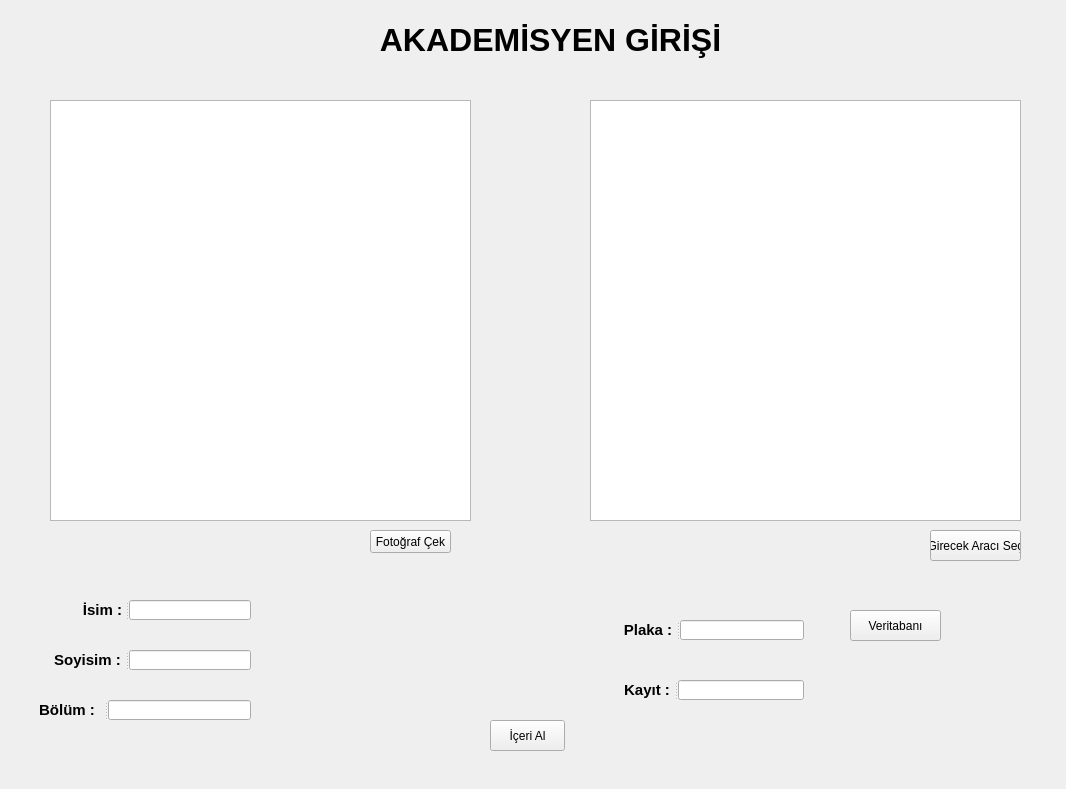
<?xml version="1.0" encoding="UTF-8"?>
<ui version="4.0">
 <class>Form</class>
 <widget class="QWidget" name="Form">
  <property name="geometry">
   <rect>
    <x>0</x>
    <y>0</y>
    <width>1066</width>
    <height>789</height>
   </rect>
  </property>
  <property name="windowTitle">
   <string>Form</string>
  </property>
  <widget class="QLabel" name="label">
   <property name="geometry">
    <rect>
     <x>-10</x>
     <y>-10</y>
     <width>1121</width>
     <height>821</height>
    </rect>
   </property>
   <property name="text">
    <string/>
   </property>
   <property name="pixmap">
    <pixmap>Adsız.png</pixmap>
   </property>
   <property name="scaledContents">
    <bool>true</bool>
   </property>
  </widget>
  <widget class="QPushButton" name="aracsec">
   <property name="geometry">
    <rect>
     <x>930</x>
     <y>530</y>
     <width>91</width>
     <height>31</height>
    </rect>
   </property>
   <property name="text">
    <string>Girecek Aracı Seç</string>
   </property>
  </widget>
  <widget class="QGraphicsView" name="aracgoruntu">
   <property name="geometry">
    <rect>
     <x>590</x>
     <y>100</y>
     <width>431</width>
     <height>421</height>
    </rect>
   </property>
  </widget>
  <widget class="QGraphicsView" name="goruntu">
   <property name="geometry">
    <rect>
     <x>50</x>
     <y>100</y>
     <width>421</width>
     <height>421</height>
    </rect>
   </property>
  </widget>
  <widget class="QPushButton" name="fotografcek">
   <property name="geometry">
    <rect>
     <x>370</x>
     <y>530</y>
     <width>81</width>
     <height>23</height>
    </rect>
   </property>
   <property name="text">
    <string>Fotoğraf Çek</string>
   </property>
  </widget>
  <widget class="QLabel" name="label_7">
   <property name="geometry">
    <rect>
     <x>360</x>
     <y>20</y>
     <width>381</width>
     <height>41</height>
    </rect>
   </property>
   <property name="text">
    <string>&lt;html&gt;&lt;head/&gt;&lt;body&gt;&lt;p align=&quot;center&quot;&gt;&lt;span style=&quot; font-size:24pt; font-weight:600;&quot;&gt;AKADEMİSYEN GİRİŞİ&lt;/span&gt;&lt;/p&gt;&lt;/body&gt;&lt;/html&gt;</string>
   </property>
  </widget>
  <widget class="QSplitter" name="splitter_3">
   <property name="geometry">
    <rect>
     <x>80</x>
     <y>600</y>
     <width>171</width>
     <height>20</height>
    </rect>
   </property>
   <property name="orientation">
    <enum>Qt::Horizontal</enum>
   </property>
   <widget class="QLabel" name="label_4">
    <property name="text">
     <string>&lt;html&gt;&lt;head/&gt;&lt;body&gt;&lt;p align=&quot;center&quot;&gt;&lt;span style=&quot; font-size:11pt; font-weight:600;&quot;&gt;İsim :&lt;/span&gt;&lt;/p&gt;&lt;/body&gt;&lt;/html&gt;</string>
    </property>
   </widget>
   <widget class="QLineEdit" name="isim"/>
  </widget>
  <widget class="QSplitter" name="splitter_4">
   <property name="geometry">
    <rect>
     <x>50</x>
     <y>650</y>
     <width>201</width>
     <height>20</height>
    </rect>
   </property>
   <property name="orientation">
    <enum>Qt::Horizontal</enum>
   </property>
   <widget class="QLabel" name="label_5">
    <property name="text">
     <string>&lt;html&gt;&lt;head/&gt;&lt;body&gt;&lt;p align=&quot;center&quot;&gt;&lt;span style=&quot; font-size:11pt; font-weight:600;&quot;&gt;Soyisim :&lt;/span&gt;&lt;/p&gt;&lt;/body&gt;&lt;/html&gt;</string>
    </property>
   </widget>
   <widget class="QLineEdit" name="soyisim"/>
  </widget>
  <widget class="QSplitter" name="splitter_5">
   <property name="geometry">
    <rect>
     <x>30</x>
     <y>700</y>
     <width>221</width>
     <height>20</height>
    </rect>
   </property>
   <property name="orientation">
    <enum>Qt::Horizontal</enum>
   </property>
   <widget class="QLabel" name="label_6">
    <property name="text">
     <string>&lt;html&gt;&lt;head/&gt;&lt;body&gt;&lt;p align=&quot;center&quot;&gt;&lt;span style=&quot; font-size:11pt; font-weight:600;&quot;&gt;Bölüm :&lt;/span&gt;&lt;/p&gt;&lt;/body&gt;&lt;/html&gt;</string>
    </property>
   </widget>
   <widget class="QLineEdit" name="bolum"/>
  </widget>
  <widget class="QSplitter" name="splitter">
   <property name="geometry">
    <rect>
     <x>620</x>
     <y>620</y>
     <width>184</width>
     <height>20</height>
    </rect>
   </property>
   <property name="orientation">
    <enum>Qt::Horizontal</enum>
   </property>
   <widget class="QLabel" name="label_2">
    <property name="text">
     <string>&lt;html&gt;&lt;head/&gt;&lt;body&gt;&lt;p align=&quot;center&quot;&gt;&lt;span style=&quot; font-size:11pt; font-weight:600;&quot;&gt;Plaka :&lt;/span&gt;&lt;/p&gt;&lt;/body&gt;&lt;/html&gt;</string>
    </property>
   </widget>
   <widget class="QLineEdit" name="plaka"/>
  </widget>
  <widget class="QSplitter" name="splitter_2">
   <property name="geometry">
    <rect>
     <x>620</x>
     <y>680</y>
     <width>184</width>
     <height>20</height>
    </rect>
   </property>
   <property name="orientation">
    <enum>Qt::Horizontal</enum>
   </property>
   <widget class="QLabel" name="label_3">
    <property name="text">
     <string>&lt;html&gt;&lt;head/&gt;&lt;body&gt;&lt;p align=&quot;center&quot;&gt;&lt;span style=&quot; font-size:11pt; font-weight:600;&quot;&gt;Kayıt :&lt;/span&gt;&lt;/p&gt;&lt;/body&gt;&lt;/html&gt;</string>
    </property>
   </widget>
   <widget class="QLineEdit" name="kayit"/>
  </widget>
  <widget class="QPushButton" name="veritabani">
   <property name="geometry">
    <rect>
     <x>850</x>
     <y>610</y>
     <width>91</width>
     <height>31</height>
    </rect>
   </property>
   <property name="text">
    <string>Veritabanı</string>
   </property>
  </widget>
  <widget class="QPushButton" name="icerial">
   <property name="geometry">
    <rect>
     <x>490</x>
     <y>720</y>
     <width>75</width>
     <height>31</height>
    </rect>
   </property>
   <property name="text">
    <string>İçeri Al</string>
   </property>
  </widget>
 </widget>
 <resources/>
 <connections/>
</ui>
